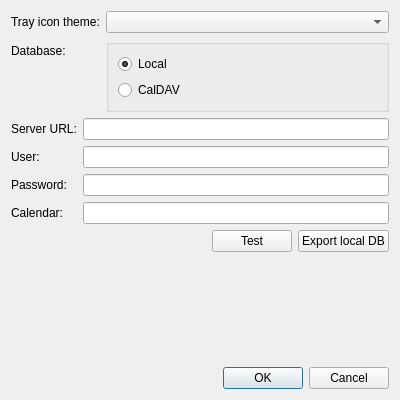
<?xml version="1.0" encoding="UTF-8"?>
<ui version="4.0">
 <class>settings</class>
 <widget class="QDialog" name="settings">
  <property name="geometry">
   <rect>
    <x>0</x>
    <y>0</y>
    <width>400</width>
    <height>400</height>
   </rect>
  </property>
  <property name="windowTitle">
   <string>Settings</string>
  </property>
  <layout class="QVBoxLayout" name="verticalLayout">
   <item>
    <layout class="QFormLayout" name="formLayout">
     <item row="0" column="0">
      <widget class="QLabel" name="trayThemeText">
       <property name="text">
        <string>Tray icon theme:</string>
       </property>
      </widget>
     </item>
     <item row="0" column="1">
      <widget class="QComboBox" name="trayThemeCB"/>
     </item>
     <item row="1" column="0">
      <widget class="QLabel" name="label">
       <property name="text">
        <string>Database:</string>
       </property>
      </widget>
     </item>
     <item row="1" column="1">
      <widget class="QGroupBox" name="databaseGB">
       <property name="title">
        <string/>
       </property>
       <layout class="QVBoxLayout" name="verticalLayout_3">
        <item>
         <widget class="QRadioButton" name="localRB">
          <property name="text">
           <string>Local</string>
          </property>
          <property name="checked">
           <bool>true</bool>
          </property>
         </widget>
        </item>
        <item>
         <widget class="QRadioButton" name="caldavRB">
          <property name="text">
           <string>CalDAV</string>
          </property>
         </widget>
        </item>
       </layout>
      </widget>
     </item>
    </layout>
   </item>
   <item>
    <widget class="QWidget" name="serverData" native="true">
     <layout class="QVBoxLayout" name="verticalLayout_2">
      <property name="leftMargin">
       <number>0</number>
      </property>
      <property name="topMargin">
       <number>0</number>
      </property>
      <property name="rightMargin">
       <number>0</number>
      </property>
      <property name="bottomMargin">
       <number>0</number>
      </property>
      <item>
       <layout class="QFormLayout" name="serverAccessFL">
        <item row="0" column="0">
         <widget class="QLabel" name="label_2">
          <property name="text">
           <string>Server URL:</string>
          </property>
         </widget>
        </item>
        <item row="0" column="1">
         <widget class="QLineEdit" name="serverURLLE"/>
        </item>
        <item row="1" column="0">
         <widget class="QLabel" name="label_3">
          <property name="text">
           <string>User:</string>
          </property>
         </widget>
        </item>
        <item row="1" column="1">
         <widget class="QLineEdit" name="serverUserLE"/>
        </item>
        <item row="2" column="1">
         <widget class="QLineEdit" name="serverPasswordLE"/>
        </item>
        <item row="2" column="0">
         <widget class="QLabel" name="label_4">
          <property name="text">
           <string>Password:</string>
          </property>
         </widget>
        </item>
        <item row="4" column="1">
         <layout class="QHBoxLayout" name="horizontalLayout_2">
          <item>
           <spacer name="horizontalSpacer">
            <property name="orientation">
             <enum>Qt::Horizontal</enum>
            </property>
            <property name="sizeHint" stdset="0">
             <size>
              <width>40</width>
              <height>20</height>
             </size>
            </property>
           </spacer>
          </item>
          <item>
           <widget class="QPushButton" name="testURLPB">
            <property name="text">
             <string>Test</string>
            </property>
           </widget>
          </item>
          <item>
           <widget class="QPushButton" name="exportLocalPB">
            <property name="text">
             <string>Export local DB</string>
            </property>
           </widget>
          </item>
         </layout>
        </item>
        <item row="3" column="1">
         <widget class="QLineEdit" name="calendarLE"/>
        </item>
        <item row="3" column="0">
         <widget class="QLabel" name="label_5">
          <property name="text">
           <string>Calendar:</string>
          </property>
         </widget>
        </item>
       </layout>
      </item>
     </layout>
    </widget>
   </item>
   <item>
    <spacer name="verticalSpacer">
     <property name="orientation">
      <enum>Qt::Vertical</enum>
     </property>
     <property name="sizeHint" stdset="0">
      <size>
       <width>20</width>
       <height>40</height>
      </size>
     </property>
    </spacer>
   </item>
   <item>
    <widget class="QDialogButtonBox" name="buttonBox">
     <property name="orientation">
      <enum>Qt::Horizontal</enum>
     </property>
     <property name="standardButtons">
      <set>QDialogButtonBox::Cancel|QDialogButtonBox::Ok</set>
     </property>
    </widget>
   </item>
  </layout>
 </widget>
 <resources/>
 <connections>
  <connection>
   <sender>buttonBox</sender>
   <signal>accepted()</signal>
   <receiver>settings</receiver>
   <slot>accept()</slot>
   <hints>
    <hint type="sourcelabel">
     <x>257</x>
     <y>390</y>
    </hint>
    <hint type="destinationlabel">
     <x>157</x>
     <y>274</y>
    </hint>
   </hints>
  </connection>
  <connection>
   <sender>buttonBox</sender>
   <signal>rejected()</signal>
   <receiver>settings</receiver>
   <slot>reject()</slot>
   <hints>
    <hint type="sourcelabel">
     <x>325</x>
     <y>390</y>
    </hint>
    <hint type="destinationlabel">
     <x>286</x>
     <y>274</y>
    </hint>
   </hints>
  </connection>
 </connections>
</ui>
